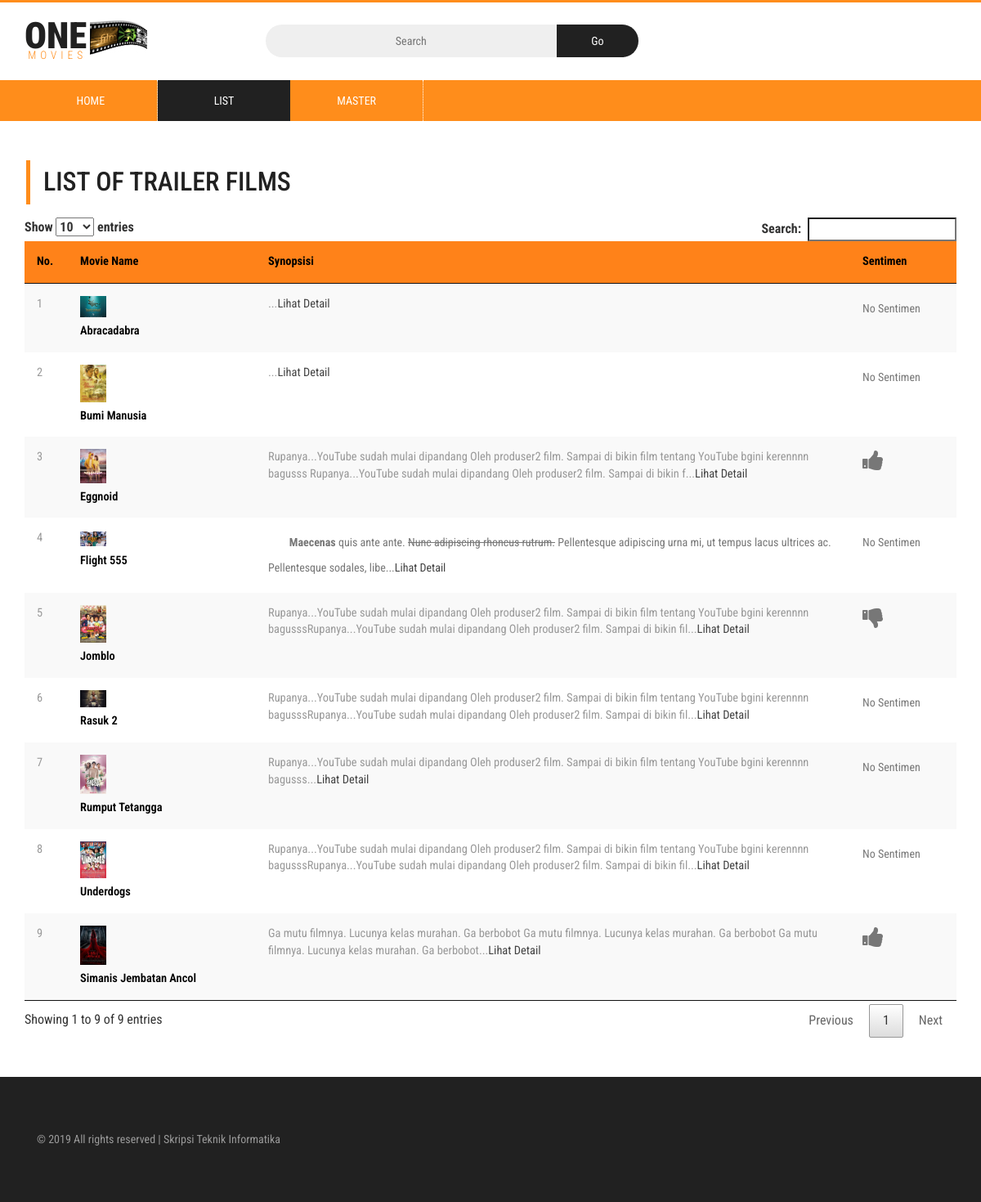
Page /list.php on the committed database.
### tables this page shows
CREATE TABLE `tb_film` (
  `id` int(11) NOT NULL,
  `film` varchar(100) DEFAULT NULL,
  `sinopsis` text DEFAULT NULL,
  `foto` varchar(100) DEFAULT NULL,
  `foto_thumbnail` varchar(100) DEFAULT NULL
);

### list.php (the view, shortened to what this page needs)
<!DOCTYPE html>
<html lang="en">
<head>
	<?php include('templates/css.php'); ?>
	<link href="assets_user/css/medile.css" rel='stylesheet' type='text/css' />
	<link href="assets_user/css/single.css" rel='stylesheet' type='text/css' />
	<link rel="stylesheet" href="assets_user/list-css/list.css" type="text/css" media="all" />
    <link rel="stylesheet" type="text/css" href="assets/css/jquery.dataTables.min.css">
</head>
<body>
	<div class="header">
		<?php include('templates/header.php'); ?>
	</div>
	<div class="movies_nav">
		<?php
			include('templates/menu.php');
		?>
	</div>
	<div class="faq">
		<h4 class="latest-text w3_faq_latest_text w3_latest_text">LIST OF TRAILER FILMS</h4>
			<div class="container">
				<div class="bs-example bs-example-tabs" role="tabpanel" data-example-id="togglable-tabs">
						<div id="myTabContent" class="tab-content">
							<div role="tabpanel" class="tab-pane fade in active" id="home" aria-labelledby="home-tab">
								<div class="agile-news-table">
									<table  id="myTable" class="table table-striped">
										<thead>
										  <tr>
											<th style="background-color: #ff8219; color: black">No.</th>
											<th style="background-color: #ff8219; color: black" width="200">Movie Name</th>
											<th style="background-color: #ff8219; color: black">Synopsisi</th>
											<th style="background-color: #ff8219; color: black" width="100">Sentimen</th>
										  </tr>
										</thead>
										<tbody>
										<?php
										include('koneksi.php');
			                            $data = mysqli_query($koneksi,"SELECT * From tb_film order by id asc");
			                            $no = 1;
			                            while($row = mysqli_fetch_array($data)){
			                            	$id = $row['id'];
			                            	$positif = mysqli_query($koneksi,"SELECT tb_film.`film`, tb_data_uji.*, tb_data_training.`kategori`, tb_data_uji.`cosine_similarity` FROM tb_data_uji
		                                      JOIN tb_film ON tb_data_uji.`id_film` = tb_film.`id`
		                                      JOIN tb_data_training ON tb_data_uji.`id_data_training` = tb_data_training.`id`
		                                      WHERE tb_film.`id` = $id  AND tb_data_training.`kategori` = 'Positif'
		                                      ORDER BY tb_data_uji.`id` DESC");
											$jumlah_positif = mysqli_num_rows($positif);
											$negatif = mysqli_query($koneksi,"SELECT tb_film.`film`, tb_data_uji.*, tb_data_training.`kategori`, tb_data_uji.`cosine_similarity` FROM tb_data_uji
									                                      JOIN tb_film ON tb_data_uji.`id_film` = tb_film.`id`
									                                      JOIN tb_data_training ON tb_data_uji.`id_data_training` = tb_data_training.`id`
									                                      WHERE tb_film.`id` = $id  AND tb_data_training.`kategori` = 'Negatif'
									                                      ORDER BY tb_data_uji.`id` DESC");
											$jumlah_negatif = mysqli_num_rows($negatif);
			                            ?>
										  <tr>
											<td><?php echo $no++; ?></td>
											<td class="w3-list-img"><a href="detail_film.php?id=<?php echo $row['id'] ?>"><img src="assets/img/film/<?php echo $row['foto'] ?>" alt="" /> <span> <?php echo $row['film'] ?></span></a></td>
											<td class="w3-list-info"><?php echo substr($row['sinopsis'], 0, 200) ?>...<a href="detail_film.php?id=<?php echo $row['id'] ?>">Lihat Detail</a></td>
											<td><?php
												if($jumlah_positif > $jumlah_negatif and $jumlah_negatif < $jumlah_positif){
													?> <p><i class="fa fa-thumbs-up fa-2x"></i></p> <?php
												}else if($jumlah_positif < $jumlah_negatif and $jumlah_negatif > $jumlah_positif){
													?> <p><i class="fa fa-thumbs-down fa-2x"></i></p> <?php
												}else{
													?> <p>No Sentimen </p><?php
												}
												?>
											</td>
										  </tr>
										<?php
										}
										?>
										</tbody>
									</table>
								</div>
							</div>
						</div>
				</div>
			</div>
	</div>
	<div class="footer">
		<?php include('templates/footer.php'); ?>
	</div>
</body>
</html>

### assets_user/css/style.css (style rules this page uses)
html, body { font-size: 100%; font-family: 'Roboto Condensed', sans-serif; background:#ffffff; }
p { margin:0; font-size:0.9em; }
h1,h2,h3,h4,h5,h6,a { font-family: 'Roboto Condensed', sans-serif; margin:0; }
.header { padding: 1em 0; border-top: 3px solid #FF8D1B; }
.movies_nav { background: #FF8D1B; }
.general,.Latest-tv-series,.faq { padding: 3em 0; }
.w3_latest_text { margin-left: 3em; }
.footer { background:#212121; padding:4em 0; }
.table > thead > tr > th, .table > tbody > tr > th, .table > tfoot > tr > th, .table > thead > tr > td, .table > tbody > tr > td, .table > tfoot > tr > td { border-top: none !important; }
.tab-content > .active { display: block; visibility: visible; }
.table td, .table>tbody>tr>td, .table>tbody>tr>th, .table>tfoot>tr>td, .table>tfoot>tr>th, .table>thead>tr>td, .table>thead>tr>th { padding: 15px!important; }
.table > thead > tr > th, .table > tbody > tr > th, .table > tfoot > tr > th, .table > thead > tr > td, .table > tbody > tr > td, .table > tfoot > tr > td { font-size: 0.9em; color: #999; border-top: none !important; }
@media (max-width:1280px) { h4.latest-text { margin-left: 1em !important; } }

### assets_user/css/contactstyle.css (style rules this page uses)
html, body { font-size: 100%; font-family: 'Roboto Condensed', sans-serif; background:#ffffff; }
p { margin:0; font-size:0.9em; }
h1,h2,h3,h4,h5,h6,a { font-family: 'Roboto Condensed', sans-serif; margin:0; }

### assets_user/css/faqstyle.css (style rules this page uses)
html, body { font-size: 100%; font-family: 'Roboto Condensed', sans-serif; background:#ffffff; }
p { margin:0; font-size:0.9em; }
h1,h2,h3,h4,h5,h6,a { font-family: 'Roboto Condensed', sans-serif; margin:0; }
.w3_faq_latest_text { margin-bottom: 0.5em !important; }

### assets_user/css/single.css (style rules this page uses)
html, body { font-size: 100%; font-family: 'Roboto Condensed', sans-serif; }

### assets_user/css/medile.css (style rules this page uses)
html, body { font-size: 100%; font-family: 'Roboto Condensed', sans-serif; background:#ffffff; margin: 0; }
p,ul li,ol li { margin:0; font-size:14px; }
h1,h2,h3,h4,h5,h6 { margin:0; }
.tab-content p { line-height: 2.2em; font-size: 14px; color: #777; }
h4.latest-text { border-left: 5px solid #ff8d1b; font-size: 2em; color: #212121; text-transform: uppercase; margin-bottom: 1em; padding: 0.3em 0.5em; margin-left: 3em; }
@media (max-width:1280px) { .w3_latest_text { margin-left: 1em; } }

### assets_user/list-css/list.css (style rules this page uses)
body a { transition: 0.5s all; -webkit-transition: 0.5s all; -o-transition: 0.5s all; -moz-transition: 0.5s all; -ms-transition: 0.5s all; }
html, body { font-size: 100%; font-family: 'Roboto Condensed', sans-serif; background: #FFF; }
td.w3-list-img a { text-decoration:none; }
td.w3-list-img a img { width: 16% !important; }
td.w3-list-img a span { color:#000000; font-size:1em; font-weight:600; text-decoration:none; display:block; margin:.5em 0 0 0; }
td.w3-list-info a { color: #424242; text-decoration: none; }

### rows in the picture
tb_film: foto (picture), film "Abracadabra", shows "No Sentimen"
tb_film: foto (picture), film "Bumi Manusia", shows "No Sentimen"
tb_film: foto (picture), film "Eggnoid", sinopsis "Rupanya...YouTube sudah mulai dipandang Oleh produser2 film. Sampai di bikin film tentang YouTube bgini kerennnn bagusss Rupanya...YouTube sudah mulai dipandang Oleh produser2 film. Sampai di bikin f"
tb_film: foto (picture), film "Flight 555", sinopsis "Maecenas quis ante ante. Nunc adipiscing rhoncus rutrum. Pellentesque adipiscing urna mi, ut tempus lacus ultrices ac. Pellentesque sodales, libe", shows "No Sentimen"
tb_film: foto (picture), film "Jomblo", sinopsis "Rupanya...YouTube sudah mulai dipandang Oleh produser2 film. Sampai di bikin film tentang YouTube bgini kerennnn bagusssRupanya...YouTube sudah mulai dipandang Oleh produser2 film. Sampai di bikin fil"
tb_film: foto (picture), film "Rasuk 2", sinopsis "Rupanya...YouTube sudah mulai dipandang Oleh produser2 film. Sampai di bikin film tentang YouTube bgini kerennnn bagusssRupanya...YouTube sudah mulai dipandang Oleh produser2 film. Sampai di bikin fil", shows "No Sentimen"
tb_film: foto (picture), film "Rumput Tetangga", sinopsis "Rupanya...YouTube sudah mulai dipandang Oleh produser2 film. Sampai di bikin film tentang YouTube bgini kerennnn bagusss", shows "No Sentimen"
tb_film: foto (picture), film "Underdogs", sinopsis "Rupanya...YouTube sudah mulai dipandang Oleh produser2 film. Sampai di bikin film tentang YouTube bgini kerennnn bagusssRupanya...YouTube sudah mulai dipandang Oleh produser2 film. Sampai di bikin fil", shows "No Sentimen"
tb_film: foto (picture), film "Simanis Jembatan Ancol", sinopsis "Ga mutu filmnya. Lucunya kelas murahan. Ga berbobot Ga mutu filmnya. Lucunya kelas murahan. Ga berbobot Ga mutu filmnya. Lucunya kelas murahan. Ga berbobot"
